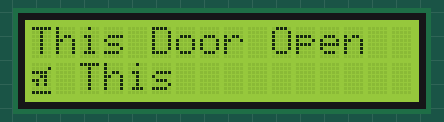
The sketch below on a simulated Arduino Uno, built with avr-gcc and run on an emulated ATmega328P. Parts: 16×2 character LCD.

Above: at 0.97 s.
At 1.42 s:
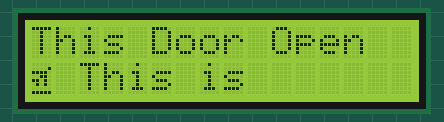
At 14.3 s:
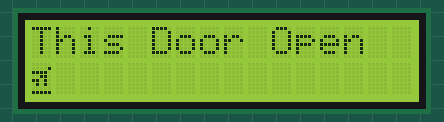
At 17.47 s:
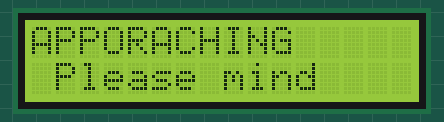
At 25.0 s:
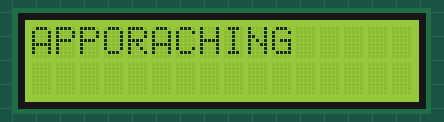
At 32.04 s:
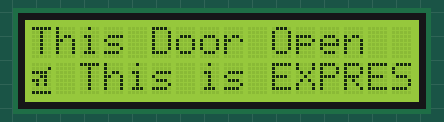

Measured:
- what the display in image 2 shows lasts 0.5 s, from 14.3 s to 14.8 s

The sketch:

Train_LCD_3.ino
```cpp
//Libraries
#include <Wire.h>
#include <LiquidCrystal_I2C.h>

LiquidCrystal_I2C lcd(0x27, 2, 1, 0, 4, 5, 6, 7, 3, POSITIVE);
// Set the LCD I2C address, if it's not working try 0x27 or 0x3F.

int screenWidth = 16;
int screenHeight = 2;

//Japanese Text
//このドアが開きます
//コノドアガヒラキマス
String ko = String(char(186));
String no = String(char(201));
String to = String(char(196));
String dbline = String(char(222));
String a = String(char(177));
String ka = String(char(182));
//String dbline = String(char(222));
String hi = String(char(203));
String ra = String(char(215));
String ki = String(char(183));
String ma = String(char(207));
String su = String(char(189));

String jp_text = ko + no + to + dbline + a + ka + dbline + hi + ra + ki + ma + su;

//airport icon
byte airport[] =
{
  B00000,
  B00001,
  B11110,
  B00110,
  B11010,
  B01010,
  B00000,
  B11111
};

// screen1_line1 = static
String screen1_line1 = "This Door Open";
// screen1_line2 = scroll
String screen1_line2 = " This is EXPRESS train bound for DonMuang Int.Airport. Next station : Laksi ";

String screen2_line1 = "APPORACHING";
String screen2_line2 = " Please mind your step when leaving the train. ";

int stringStart_1 = 0;
int stringStop_1 = 0;

int scrollCursor_1 = screenWidth;

int stringStart_2 = 0;
int stringStop_2 = 0;

int scrollCursor_2 = screenWidth;

void setup()
{
  lcd.begin(screenWidth,screenHeight);
  lcd.backlight();   //backlight on

  lcd.createChar(1, airport); //create custom character
}

void loop()
{
  while(true)
  {
    for (int loop_counter_1 = 0; loop_counter_1 < 100; loop_counter_1++)
    {
      lcd.clear();
      screen1();

    }

    for (int loop_counter_2 = 0; loop_counter_2 < 100; loop_counter_2++)
    {
      lcd.clear();
      screen2();
    }
  }
}


void screen1()
{
  lcd.setCursor(0, 0);
  lcd.print(screen1_line1);
  lcd.setCursor(0, 1);

  lcd.write(1);
  lcd.print(screen1_line2.substring(stringStart_1,stringStop_1));

  if(stringStart_1 == 0 && scrollCursor_1 > 0)
  {
    scrollCursor_1--;
    stringStop_1++;
  }

  else if (stringStart_1 == stringStop_1)
  {
    stringStart_1 = stringStop_1 = 0;
    scrollCursor_1 = screenWidth;
  }

  else if (stringStop_1 == screen1_line2.length() && scrollCursor_1 == 0)
  {
    stringStart_1++;
  }

  else
  {
    stringStart_1++;
    stringStop_1++;
  }

  delay(125);
}

void screen2()
{
  lcd.setCursor(0, 0);
  lcd.print(screen2_line1);
  lcd.setCursor(0, 1);

  lcd.print(screen2_line2.substring(stringStart_2,stringStop_2));

  if(stringStart_2 == 0 && scrollCursor_2 > 0)
  {
    scrollCursor_2--;
    stringStop_2++;
  }

  else if (stringStart_2 == stringStop_2)
  {
    stringStart_2 = stringStop_2 = 0;
    scrollCursor_2 = screenWidth;
  }

  else if (stringStop_2 == screen2_line2.length() && scrollCursor_2 == 0)
  {
    stringStart_2++;
  }

  else
  {
    stringStart_2++;
    stringStop_2++;
  }

  delay(125);
}
```
